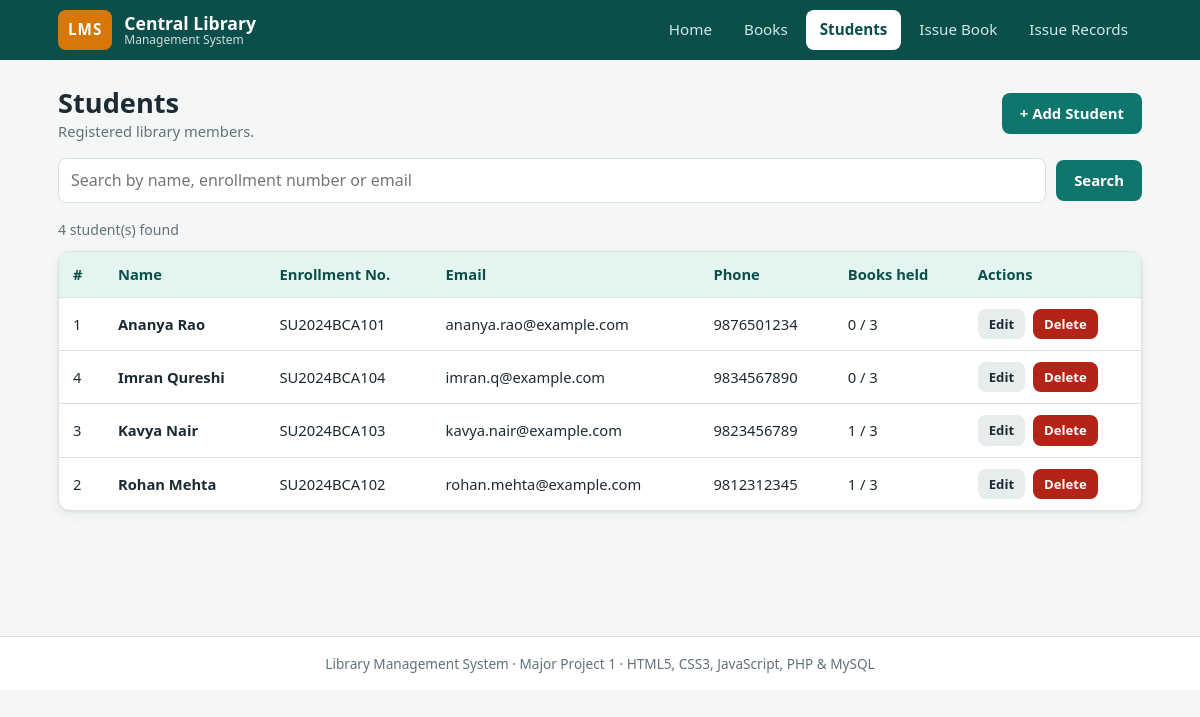
Page /students.php on the committed database.
### tables this page shows
CREATE TABLE students (
    id            INT UNSIGNED AUTO_INCREMENT PRIMARY KEY,
    full_name     VARCHAR(100) NOT NULL,
    email         VARCHAR(120) NOT NULL UNIQUE,
    enrollment_no VARCHAR(20)  NOT NULL UNIQUE,
    phone         CHAR(10)     NOT NULL,
    registered_on DATETIME NOT NULL DEFAULT CURRENT_TIMESTAMP
);

### includes/init.php (called while the page is built, shortened)
<?php
function run(mysqli $db, string $sql, string $types = '', array $params = []) {
    $st = $db->prepare($sql);
    $st->execute();
    return $st;
}
function h($value): string {
    return htmlspecialchars((string)$value, ENT_QUOTES, 'UTF-8');
}

### students.php (the view, shortened to what this page needs)
<?php
require __DIR__ . '/includes/init.php';
$q = trim($_GET['q'] ?? '');
$base = "SELECT s.*,
                (SELECT COUNT(*) FROM issues i WHERE i.student_id = s.id AND i.status = 'Issued') AS holding
         FROM students s";
if ($q !== '') {
    $like = '%' . $q . '%';
    $students = run($db, $base . " WHERE s.full_name LIKE ? OR s.enrollment_no LIKE ? OR s.email LIKE ? ORDER BY s.full_name",
                    'sss', [$like, $like, $like])->get_result();
} else {
    $students = run($db, $base . " ORDER BY s.full_name")->get_result();
}
require __DIR__ . '/includes/header.php';
?>
<div class="page-head">
    <div>
        <h1>Students</h1>
        <p class="subtle">Registered library members.</p>
    </div>
    <a class="btn" href="student_form.php">+ Add Student</a>
</div>
<form class="toolbar" method="get" action="students.php">
    <input class="grow" type="text" name="q" placeholder="Search by name, enrollment number or email" value="<?= h($q) ?>">
    <button class="btn" type="submit">Search</button>
</form>
<p class="result-count"><?= $students->num_rows ?> student(s) found</p>
<div class="card card-flush">
<div class="table-scroll">
<table class="data">
    <thead>
        <tr><th>#</th><th>Name</th><th>Enrollment No.</th><th>Email</th><th>Phone</th><th>Books held</th><th>Actions</th></tr>
    </thead>
    <tbody>
    <?php while ($s = $students->fetch_assoc()): ?>
        <tr>
            <td><?= (int)$s['id'] ?></td>
            <td><strong><?= h($s['full_name']) ?></strong></td>
            <td><?= h($s['enrollment_no']) ?></td>
            <td><?= h($s['email']) ?></td>
            <td><?= h($s['phone']) ?></td>
            <td><?= (int)$s['holding'] ?> / <?= MAX_ISSUE_LIMIT ?></td>
            <td>
                <div class="btn-row">
                    <a class="btn btn-sm btn-grey" href="student_form.php?id=<?= (int)$s['id'] ?>">Edit</a>
                    <form class="inline-form" method="post" data-confirm="Delete this student permanently?">
                        <button class="btn btn-sm btn-danger" type="submit">Delete</button>
                    </form>
                </div>
            </td>
        </tr>
    <?php endwhile; ?>
    </tbody>
</table>
</div>
</div>
<?php require __DIR__ . '/includes/footer.php'; ?>

### assets/css/style.css (style rules this page uses)
:root { --ink: #1c2b33; --muted: #61727b; --teal: #0f766e; --teal-dark: #0b4f4a; --teal-soft: #e3f4f1; --amber: #d97706; --amber-soft: #fef3dc; --red: #b42318; --red-soft: #fde8e6; --green: #157347; --green-soft: #e1f5ea; --bg: #f4f7f6; --card: #ffffff; --line: #dbe3e1; --radius: 12px; --shadow: 0 1px 3px rgba(16, 40, 48, .08), 0 4px 14px rgba(16, 40, 48, .05); }
*, *::before, *::after { box-sizing: border-box; }
body { margin: 0; font-family: "Segoe UI", system-ui, -apple-system, Roboto, Arial, sans-serif; color: var(--ink); background: var(--bg); line-height: 1.55; }
a { color: var(--teal); text-decoration: none; }
h1, h2, h3 { line-height: 1.25; margin: 0 0 .6rem; }
h1 { font-size: 1.7rem; }
.card { background: var(--card); border: 1px solid var(--line); border-radius: var(--radius); padding: 20px; box-shadow: var(--shadow); margin-bottom: 22px; }
.card-flush { padding: 0; overflow: hidden; }
.page-head { display: flex; flex-wrap: wrap; justify-content: space-between; align-items: center; gap: 12px; margin-bottom: 16px; }
.page-head h1 { margin: 0; }
.subtle { color: var(--muted); margin: 0; font-size: .92rem; }
.btn { display: inline-block; border: 0; cursor: pointer; font: inherit; font-size: .93rem; font-weight: 600; padding: 9px 18px; border-radius: 8px; background: var(--teal); color: #fff; transition: filter .15s, transform .05s; }
.btn-grey { background: #e7edec; color: var(--ink); }
.btn-danger { background: var(--red); }
.btn-sm { padding: 5px 11px; font-size: .82rem; }
.btn-row { display: flex; flex-wrap: wrap; gap: 8px; align-items: center; }
.inline-form { display: inline; margin: 0; }
.toolbar { display: flex; flex-wrap: wrap; gap: 10px; align-items: center; margin-bottom: 16px; }
.toolbar input[type=text], .toolbar select { padding: 9px 12px; border: 1px solid var(--line); border-radius: 8px; font: inherit; background: #fff; min-width: 190px; }
.toolbar .grow { flex: 1 1 240px; }
.table-scroll { overflow-x: auto; }
table.data { width: 100%; border-collapse: collapse; font-size: .92rem; }
table.data th { background: var(--teal-soft); color: var(--teal-dark); text-align: left; padding: 11px 14px; white-space: nowrap; font-weight: 600; }
table.data td { padding: 11px 14px; border-top: 1px solid var(--line); vertical-align: middle; }
.result-count { color: var(--muted); font-size: .88rem; margin: 0 0 10px; }

### rows in the picture
students: id "1", full_name "Ananya Rao", enrollment_no "SU2024BCA101", email "ananya.rao@example.com", phone "9876501234", holding "0"
students: id "4", full_name "Imran Qureshi", enrollment_no "SU2024BCA104", email "imran.q@example.com", phone "9834567890", holding "0"
students: id "3", full_name "Kavya Nair", enrollment_no "SU2024BCA103", email "kavya.nair@example.com", phone "9823456789", holding "1"
students: id "2", full_name "Rohan Mehta", enrollment_no "SU2024BCA102", email "rohan.mehta@example.com", phone "9812312345", holding "1"

### other values in the picture
$label "Home"
$label "Books"
$label "Students"
$label "Issue Book"
$label "Issue Records"
$students->num_rows "4"
